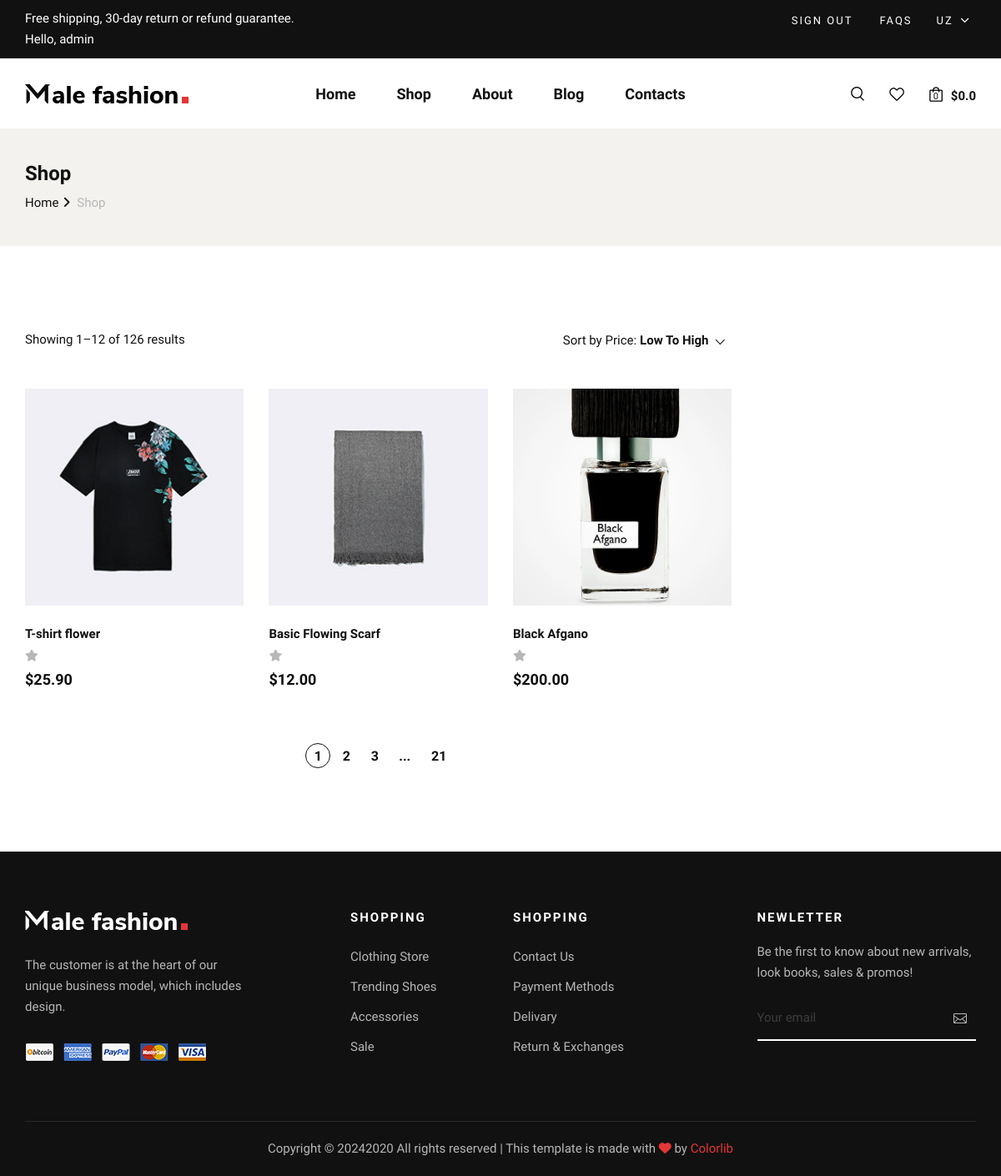
The page /products/wishlist/ (signed in) on the database its author committed.
### products/models.py (models this page shows, shortened)
class WishlistModel(models.Model):
    user = models.ForeignKey(User, on_delete=models.CASCADE)
    product = models.ForeignKey(ProductModel, on_delete=models.CASCADE)
    created_at = models.DateTimeField(auto_now_add=True)
    class Meta:
        verbose_name = "Wishlist"
        verbose_name_plural = "Wishlists"
        unique_together = ['user', 'product']

class ProductModel(models.Model):
    name = models.CharField(max_length=36)
    description = models.TextField()
    price = models.DecimalField(max_digits=8, decimal_places=2)
    image = models.ImageField(upload_to='products/')
    rating = models.PositiveIntegerField(default=1, validators=[rating_value_validate])
    discount = models.PositiveIntegerField(default=0)
    category = models.ForeignKey(CategoryModel, on_delete=models.CASCADE, related_name="products")
    brand = models.ForeignKey(BrandModel, on_delete=models.CASCADE)
    sizes = models.ManyToManyField(SizeModel)
    colors = models.ManyToManyField(ColorModel)
    tags = models.ManyToManyField(TagModel)
    created_at = models.DateTimeField(auto_now_add=True)
    updated_at = models.DateTimeField(auto_now=True)
    class Meta:
        verbose_name = "Product"
        verbose_name_plural = "Products"

### products/views.py (the view)
# urls.py: path('wishlist/', WishlistPageView.as_view(), name="wishlist"),
class WishlistPageView(ListView):
    template_name = 'wishlist.html'
    model = WishlistModel
    context_object_name = "wishlists"
    def get_queryset(self):
        return WishlistModel.objects.filter(user=self.request.user)

### products/templatetags/my_tags.py (called while the page is built, shortened)
@register.filter(name="in_wishlist")
def in_wishlist(user, product):
    return WishlistModel.objects.filter(user=user, product=product).exists()

@register.simple_tag
def get_cart_info(request, coupon=None):
    cart = request.session.get("cart", [])
    if not cart:
        return 0, 0.0

### templates/wishlist.html (shortened to what this page needs)
{% extends 'layouts/base.html' %}
{% block content %}
{% load static %}
{% load my_tags %}
    <section class="breadcrumb-option">
        <div class="container">
            <div class="row">
                <div class="col-lg-12">
                    <div class="breadcrumb__text">
                        <h4>Shop</h4>
                        <div class="breadcrumb__links">
                            <a href="./index.html">Home</a>
                            <span>Shop</span>
                        </div>
                    </div>
                </div>
            </div>
        </div>
    </section>
    <section class="shop spad">
        <div class="container">
            <div class="row">
                <div class="col-lg-9">
                    <div class="shop__product__option">
                        <div class="row">
                            <div class="col-lg-6 col-md-6 col-sm-6">
                                <div class="shop__product__option__left">
                                    <p>Showing 1–12 of 126 results</p>
                                </div>
                            </div>
                            <div class="col-lg-6 col-md-6 col-sm-6">
                                <div class="shop__product__option__right">
                                    <p>Sort by Price:</p>
                                </div>
                            </div>
                        </div>
                    </div>
                    <div class="row">
                        {% for wishlist in wishlists %}
                        <div class="col-lg-4 col-md-6 col-sm-6">
                            <div class="product__item">
                                <div class="product__item__pic set-bg" data-setbg="{{ wishlist.product.image.url }}">
                                </div>
                                <div class="product__item__text">
                                    <h6>{{ wishlist.product.name }}</h6>
                                    <div class="rating">
                                            <i class="fa fa-star-o"></i>
                                    </div>
                                    <h5>${{ wishlist.product.price }}</h5>
                                </div>
                            </div>
                        </div>
                        {% endfor %}
                    </div>
                    <div class="row">
                        <div class="col-lg-12">
                            <div class="product__pagination">
                                <a class="active" href="#">1</a>
                                <a href="#">2</a>
                                <a href="#">3</a>
                                <span>...</span>
                                <a href="#">21</a>
                            </div>
                        </div>
                    </div>
                </div>
            </div>
        </div>
    </section>
{% endblock %}

### templates/layouts/header.html (shortened to what this page needs)
{% load my_tags %}
{% load static %}
<header class="header">
    <div class="header__top">
        <div class="container">
            <div class="row">
                <div class="col-lg-6 col-md-7">
                    <div class="header__top__left">
                        <p>Free shipping, 30-day return or refund guarantee.</p>
                        {% if request.user.is_authenticated %}
                            <p>Hello, {{ request.user.username }}</p>
                        {% else %}
                            <p>Hello, who are you ?</p>
                        {% endif %}
                    </div>
                </div>
                <div class="col-lg-6 col-md-5">
                    <div class="header__top__right">
                        <div class="header__top__links">
                            {% if request.user.is_authenticated %}
                                <a href="{% url 'users:signout' %}">Sign out</a>
                            {% else %}
                                <a href="{% url 'users:signin' %}">Sign in</a>
                            {% endif %}
                            <a href="#">FAQs</a>
                        </div>
                        <div class="header__top__hover">
                            <span>UZ <i class="arrow_carrot-down"></i></span>
                        </div>
                    </div>
                </div>
            </div>
        </div>
    </div>
    <div class="container">
        <div class="row">
            <div class="col-lg-3 col-md-3">
                <div class="header__logo">
                    <a href="{% url 'pages:home' %}"><img src="{% static 'img/logo.png' %}" alt=""></a>
                </div>
            </div>
            <div class="col-lg-6 col-md-6">
                <nav class="header__menu mobile-menu">
                    <ul>
                        <li class="{% if request.path == '/' %} active {% endif %}"><a href="{% url 'pages:home' %}">Home</a></li>
                        <li class="{% if request.path == '/shop/' %} active {% endif %}"><a href="{% url 'pages:shop' %}">Shop</a></li>
                        <li class="{% if request.path == '/about/' %} active {% endif %}"><a href="{% url 'pages:about' %}">About</a></li>
                        <li class="{% if request.path == '/blog/' %} active {% endif %}"><a href="{% url 'pages:blog' %}">Blog</a></li>
                        <li class="{% if request.path == '/contact/' %} active {% endif %}"><a href="{% url 'pages:contact' %}">Contacts</a></li>
                    </ul>
                </nav>
            </div>
            <div class="col-lg-3 col-md-3">
                <div class="header__nav__option">
                    <a href="#" class="search-switch"><img src="{% static 'img/icon/search.png' %}" alt=""></a>
                    <a href="{% url 'products:wishlist' %}"><img src="{% static 'img/icon/heart.png' %}" alt=""></a>
                    {% get_cart_info request coupon as cart_info %}
                    <a href="{% url 'pages:cart' %}"><img src="{% static 'img/icon/cart.png' %}" alt=""><span>{{ cart_info.0 }}</span></a>
                    <div class="price">${{ cart_info.1 }}</div>
                </div>
            </div>
        </div>
    </div>
</header>

### static/css/style.css (style rules this page uses)
html, body { height: 100%; font-family: "Nunito Sans", sans-serif; -webkit-font-smoothing: antialiased; }
h1, h2, h3, h4, h5, h6 { margin: 0; color: #111111; font-weight: 400; font-family: "Nunito Sans", sans-serif; }
h4 { font-size: 24px; }
h5 { font-size: 18px; }
h6 { font-size: 16px; }
p { font-size: 15px; font-family: "Nunito Sans", sans-serif; color: #3d3d3d; font-weight: 400; line-height: 25px; margin: 0 0 15px 0; }
img { max-width: 100%; }
ul, ol { padding: 0; margin: 0; }
.set-bg { background-repeat: no-repeat; background-size: cover; background-position: top center; }
.spad { padding-top: 100px; padding-bottom: 100px; }
.header { background: #ffffff; }
.header__top { background: #111111; padding: 10px 0; }
.header__top__left p { color: #ffffff; margin-bottom: 0; }
.header__top__right { text-align: right; }
.header__top__links { display: inline-block; margin-right: 25px; }
.header__top__links a { color: #ffffff; font-size: 13px; text-transform: uppercase; letter-spacing: 2px; margin-right: 28px; display: inline-block; }
.header__top__links a:last-child { margin-right: 0; }
.header__top__hover { display: inline-block; position: relative; }
.header__top__hover span { color: #ffffff; font-size: 13px; text-transform: uppercase; letter-spacing: 2px; display: inline-block; cursor: pointer; }
.header__top__hover span i { font-size: 20px; position: relative; top: 3px; right: 2px; }
.header__logo { padding: 30px 0; }
.header__logo a { display: inline-block; }
.header__menu { text-align: center; padding: 26px 0 25px; }
.header__menu ul li { list-style: none; display: inline-block; margin-right: 45px; position: relative; }
.header__menu ul li:last-child { margin-right: 0; }
.header__menu ul li a { font-size: 18px; color: #111111; display: block; font-weight: 600; position: relative; padding: 3px 0; }
.header__menu ul li a:after { position: absolute; left: 0; bottom: 0; width: 100%; height: 2px; background: #e53637; content: ""; -webkit-transition: all, 0.5s; -o-transition: all, 0.5s; transition: all, 0.5s; -webkit-transform: scale(0); -ms-transform: scale(0); transform: scale(0); }
.header__nav__option { text-align: right; padding: 30px 0; }
.header__nav__option a { display: inline-block; margin-right: 26px; position: relative; }
.header__nav__option a span { color: #0d0d0d; font-size: 11px; position: absolute; left: 5px; top: 8px; }
.header__nav__option .price { font-size: 15px; color: #111111; font-weight: 700; display: inline-block; margin-left: -20px; position: relative; top: 3px; }
.product__item { overflow: hidden; margin-bottom: 40px; }
.product__item__pic { height: 260px; position: relative; background-position: center center; }
.product__item__text { padding-top: 25px; position: relative; }
.product__item__text h6 { color: #111111; font-size: 15px; font-weight: 600; margin-bottom: 5px; -webkit-transition: all, 0.3s; -o-transition: all, 0.3s; transition: all, 0.3s; }
.product__item__text .rating { margin-bottom: 6px; }
.product__item__text .rating i { font-size: 14px; color: #b7b7b7; margin-right: -5px; }
.product__item__text h5 { color: #0d0d0d; font-weight: 700; }
.shop__product__option { margin-bottom: 45px; }
.shop__product__option p { color: #111111; margin-bottom: 0; }
.shop__product__option__right { text-align: right; }
.shop__product__option__right p { display: inline-block; margin-bottom: 0; }
.product__pagination { padding-top: 25px; text-align: center; }
.product__pagination a { display: inline-block; font-size: 16px; font-weight: 700; color: #111111; height: 30px; width: 30px; border: 1px solid transparent; border-radius: 50%; line-height: 30px; text-align: center; }
.product__pagination a.active { border-color: #111111; }
.product__pagination span { display: inline-block; font-size: 16px; font-weight: 700; color: #111111; padding-left: 10px; padding-right: 15px; }
.breadcrumb-option { background: #f3f2ee; padding: 40px 0; }
.breadcrumb__text h4 { color: #111111; font-weight: 700; margin-bottom: 8px; }
.breadcrumb__links a { font-size: 15px; color: #111111; margin-right: 18px; display: inline-block; position: relative; }
.breadcrumb__links a:after { position: absolute; right: -14px; top: 0; content: ""; font-family: "FontAwesome"; }
.breadcrumb__links span { font-size: 15px; color: #b7b7b7; display: inline-block; }
@media only screen and (min-width: 1200px) { .container { max-width: 1170px; } }

### rows shown on the page
WishlistModel: shows a picture, product.name "T-shirt flower", product.price "25.90"
WishlistModel: shows a picture, product.name "Basic Flowing Scarf", product.price "12.00"
WishlistModel: shows a picture, product.name "Black Afgano", product.price "200.00"

### other values the page prints
{{ request.user.username }} "admin"
{{ cart_info.0 }} "0"
{{ cart_info.1 }} "0.0"
